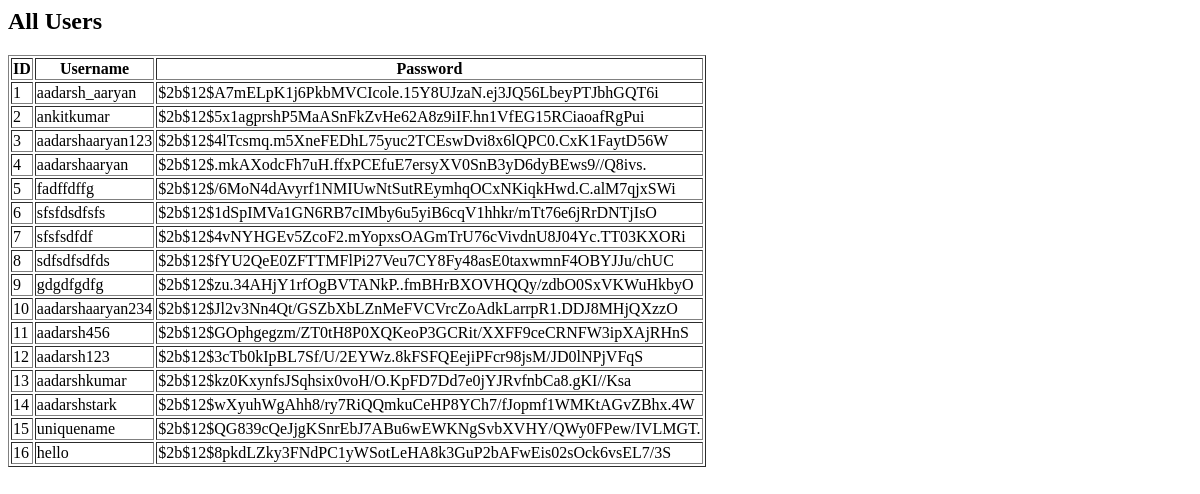
Page /show_users on the earlier database version.
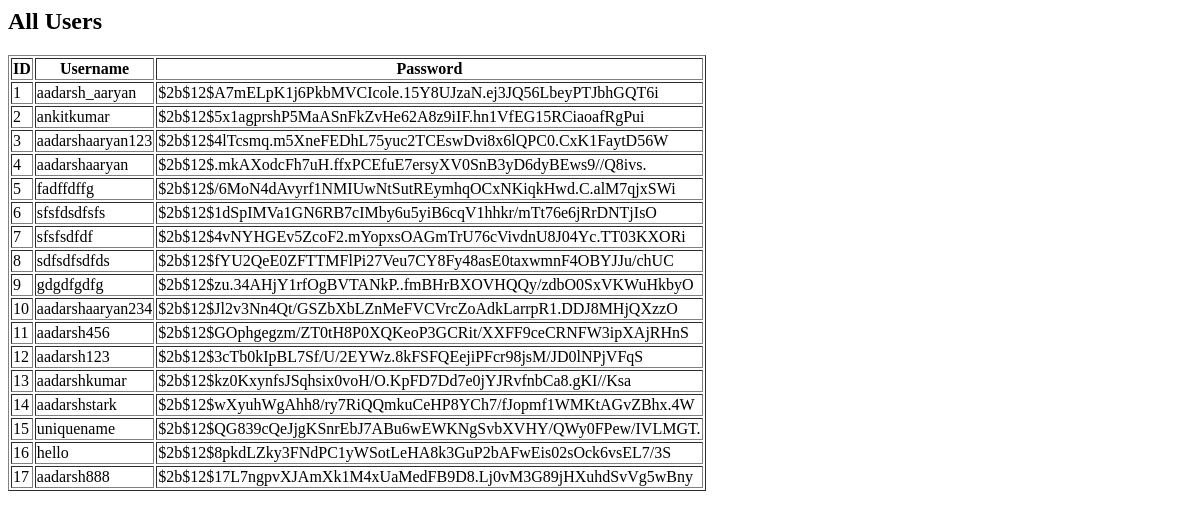
Same page on the later database version.
### tables this page shows
CREATE TABLE users(
    id INTEGER PRIMARY KEY AUTOINCREMENT,
    username TEXT,
    password TEXT
);

### app.py (the view)
@app.route("/show_users")
def show_users():
    connection = sqlite3.connect("arbor_db.db")
    cursor = connection.cursor()
    cursor.execute("SELECT * FROM users")
    rows = cursor.fetchall()
    connection.close()
    return render_template("auth/show_users.html", rows=rows)

### templates/auth/show_users.html
<h2>All Users</h2>
<table border="1">
  <tr>
    <th>ID</th>
    <th>Username</th>
    <th>Password</th>
  </tr>
  {% for row in rows %}
  <tr>
    <td>{{ row[0] }}</td>
    <td>{{ row[1] }}</td>
    <td>{{ row[2] }}</td>
  </tr>
  {% endfor %}
</table>

Differences in the rows shown:
added users: id "17", username "aadarsh888", password "$2b$12$17L7ngpvXJAmXk1M4xUaMedFB9D8.Lj0vM3G89jHXuhdSvVg5wBny"
